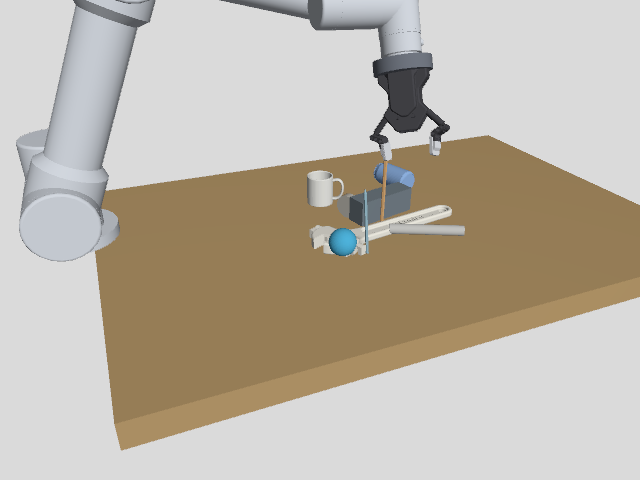
#> input picture examples/wrench_occlusion_scene/images/global_failure.png, 640 x 480 px
$ python -i run_server_inference.py   (imports and definitions only)
#> lines starting #> are read from the running program, lines starting #| are printed output that depends on the picture
#> further down, picture is the input picture: shape (480, 640, 3); mean B, G, R 167.4, 180.1, 188.1
#!/usr/bin/env python
from __future__ import annotations

import argparse
import json
import os
import subprocess
import sys
import tempfile
from pathlib import Path
from typing import Any, TextIO

import cv2
import numpy as np

from sim_pipeline.completion_inference.geometric_fallback import complete_by_bbox_symmetry
from sim_pipeline.evaluation.simple_eval import summarize_grasp_set
from sim_pipeline.grasp_generation.geometric_parallel_jaw import GraspCandidate
from sim_pipeline.grasp_generation.geometric_parallel_jaw import generate_topdown_grasps
from sim_pipeline.grasp_scoring.simple_collision import score_grasps


REQUIRED_FILES = (
    "request.json",
    "rgb.png",
    "depth_uint16.png",
    "intrinsics.json",
    "tf_base_camera.json",
)


class Intrinsics:
    # [238 lines left out: functions __init__, _load_request, _load_intrinsics, _rejected_result, _write_ply, _write_pfm and 5 more, not called in this run]


def _latest_checkpoint(project_root: Path, pattern: str) -> Path | None:
    candidates = sorted(project_root.glob(pattern), key=lambda path: path.stat().st_mtime, reverse=True)
    return candidates[0] if candidates else None


# [165 lines left out: functions _resolve_seedformer_checkpoint, _resolve_dgcnn_checkpoint, _try_completion_affordance, _largest_component, _parse_detector_class, _parse_affordance_category and 1 more, not called in this run]


def _allow_nontarget_yoloworld_detection() -> bool:
    return os.environ.get("YOLOWORLD_ALLOW_NONTARGET", "").strip().lower() in {"1", "true", "yes", "on"}


# [87 lines left out: functions _target_prompt_variants, _box_area_ratio, _select_yolo_box, _run_yoloworld_group, _candidate_debug_rows, not called in this run]


def _enhance_for_yoloworld(rgb_bgr: np.ndarray) -> np.ndarray:
    lab = cv2.cvtColor(rgb_bgr, cv2.COLOR_BGR2LAB)
#> lab: shape (480, 640, 3); mean of channels 0, 1, 2 187.1, 129.3, 136.1
    l_channel, a_channel, b_channel = cv2.split(lab)
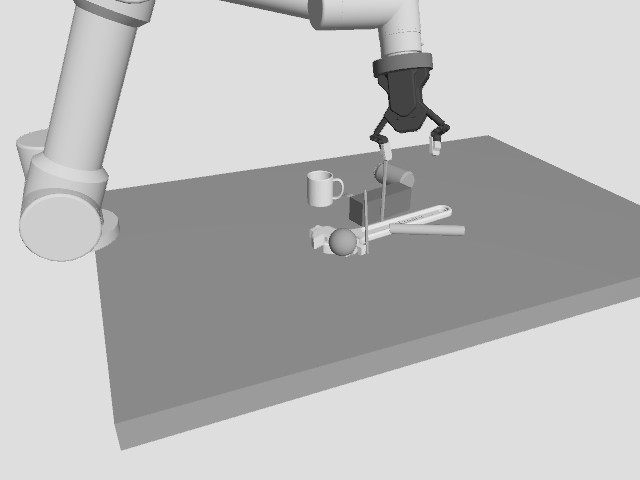
#> l_channel: shape (480, 640); min 21, max 233, mean 187.1
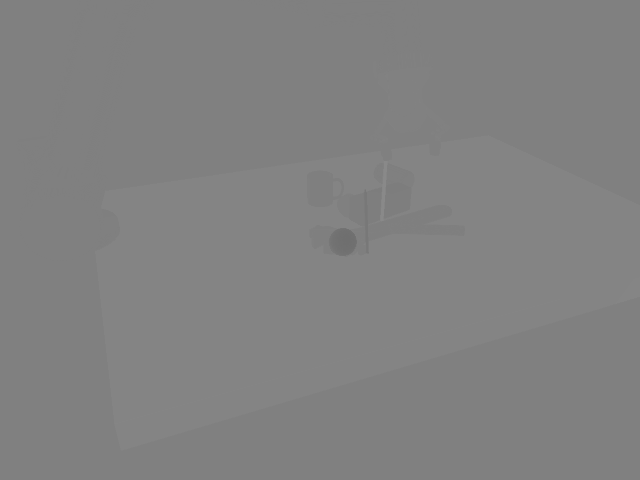
#> a_channel: shape (480, 640); min 111, max 137, mean 129.3
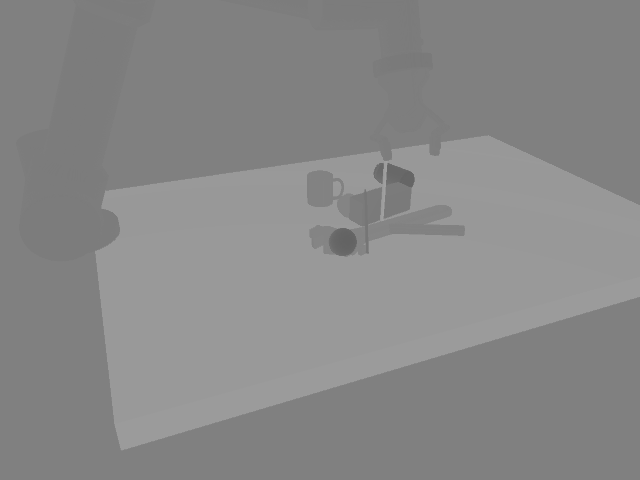
#> b_channel: shape (480, 640); min 99, max 160, mean 136.1
    clahe = cv2.createCLAHE(clipLimit=2.0, tileGridSize=(8, 8))
    enhanced_l = clahe.apply(l_channel)
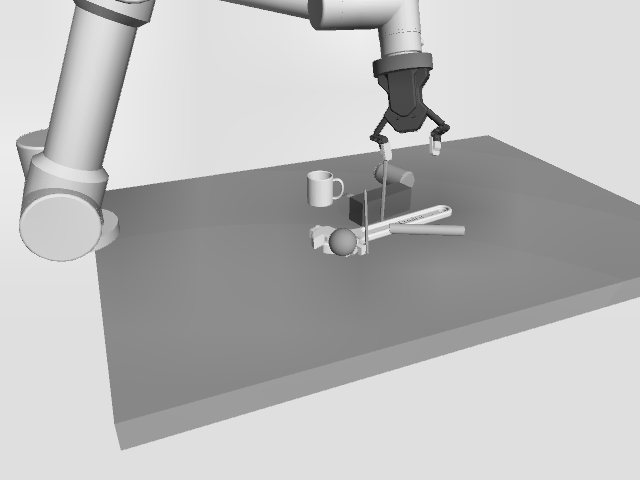
#> enhanced_l: shape (480, 640); min 18, max 240, mean 186.9
    enhanced = cv2.merge((enhanced_l, a_channel, b_channel))
#> enhanced: shape (480, 640, 3); mean of channels 0, 1, 2 186.9, 129.3, 136.1
    enhanced_bgr = cv2.cvtColor(enhanced, cv2.COLOR_LAB2BGR)
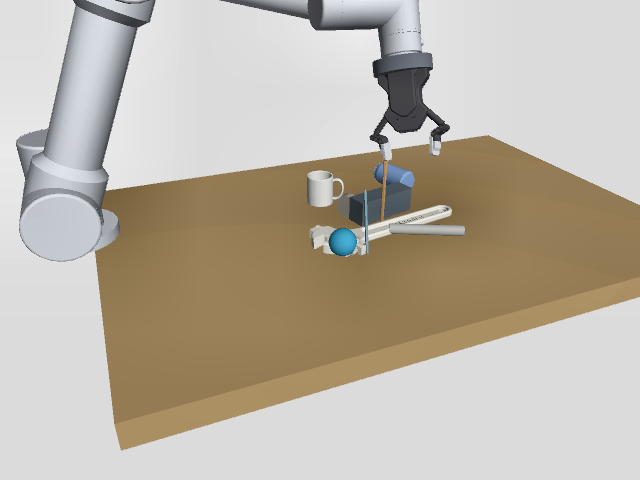
#> enhanced_bgr: shape (480, 640, 3); mean B, G, R 167.3, 180.1, 188
    blurred = cv2.GaussianBlur(enhanced_bgr, (0, 0), 1.0)
    return cv2.addWeighted(enhanced_bgr, 1.25, blurred, -0.25, 0)


# [782 lines left out: functions _parse_crop_box, _prepare_yoloworld_views, _map_boxes_to_original, _sam_prompt_points, _try_yoloworld_sam_mask, _segment_object_from_rgbd and 11 more, not called in this run]


# [2 lines not run here, left out]

>>> import cv2
>>> picture = cv2.imread('../examples/wrench_occlusion_scene/images/global_failure.png')
>>> result = _enhance_for_yoloworld(picture)

$ run again, on examples/wrench_occlusion_scene/images/target_detection.png
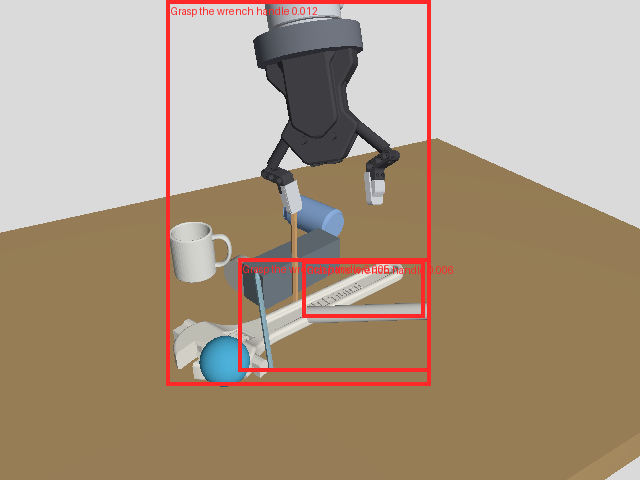
#> input picture examples/wrench_occlusion_scene/images/target_detection.png, 640 x 480 px
#> picture is the input picture: shape (480, 640, 3); mean B, G, R 133.6, 153.6, 172.4
#> lab: shape (480, 640, 3); mean of channels 0, 1, 2 164.8, 132.3, 142.3
#> in _enhance_for_yoloworld, `l_channel, a_channel, b_channel = cv2.split(lab)`:
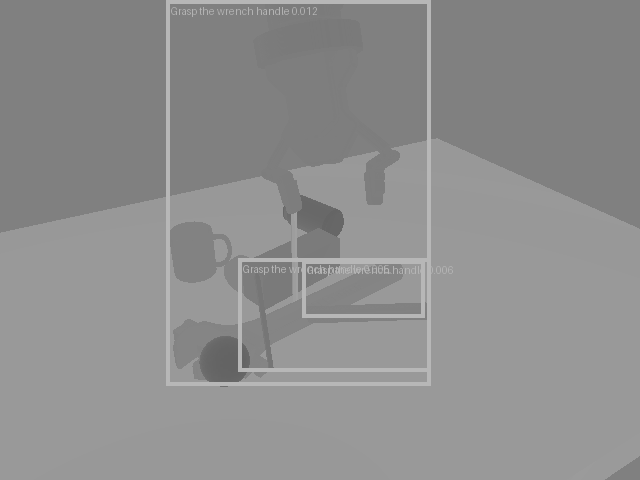
#> b_channel: shape (480, 640); min 99, max 183, mean 142.3
#> enhanced: shape (480, 640, 3); mean of channels 0, 1, 2 165.3, 132.3, 142.3
#> in _enhance_for_yoloworld, `blurred = cv2.GaussianBlur(enhanced_bgr, (0, 0), 1.0)`:
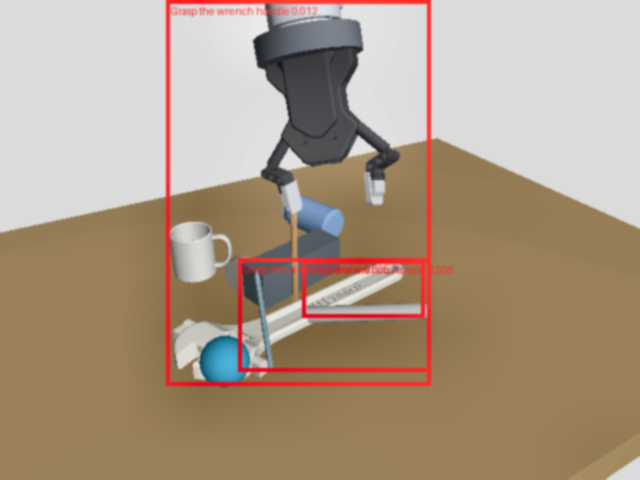
#> blurred: shape (480, 640, 3); mean B, G, R 133.8, 154, 172.6

$ run again, on examples/wrench_occlusion_scene/images/wrist_rgb.png
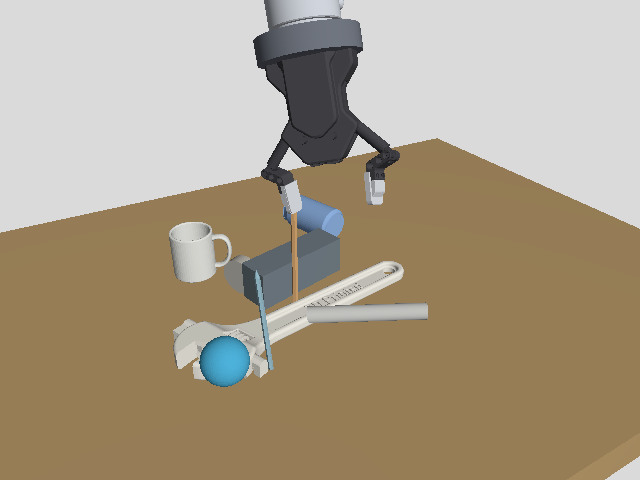
#> input picture examples/wrench_occlusion_scene/images/wrist_rgb.png, 640 x 480 px
#> picture is the input picture: shape (480, 640, 3); mean B, G, R 136.6, 157.1, 169.7
#> lab: shape (480, 640, 3); mean of channels 0, 1, 2 165.6, 130, 141
#> in _enhance_for_yoloworld, `l_channel, a_channel, b_channel = cv2.split(lab)`:
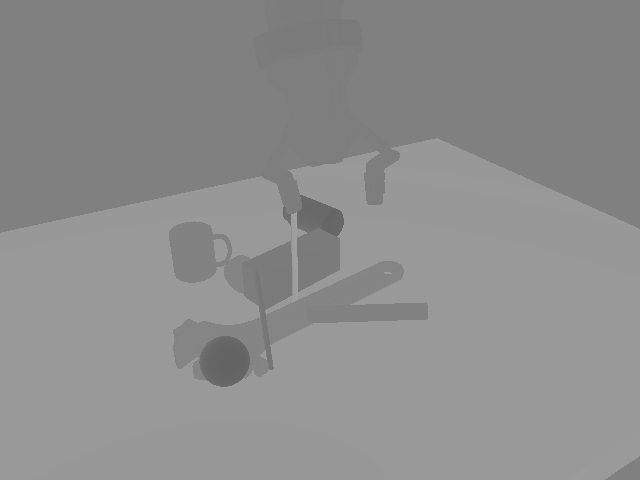
#> b_channel: shape (480, 640); min 99, max 160, mean 141
#> enhanced: shape (480, 640, 3); mean of channels 0, 1, 2 165.9, 130, 141
#> in _enhance_for_yoloworld, `blurred = cv2.GaussianBlur(enhanced_bgr, (0, 0), 1.0)`:
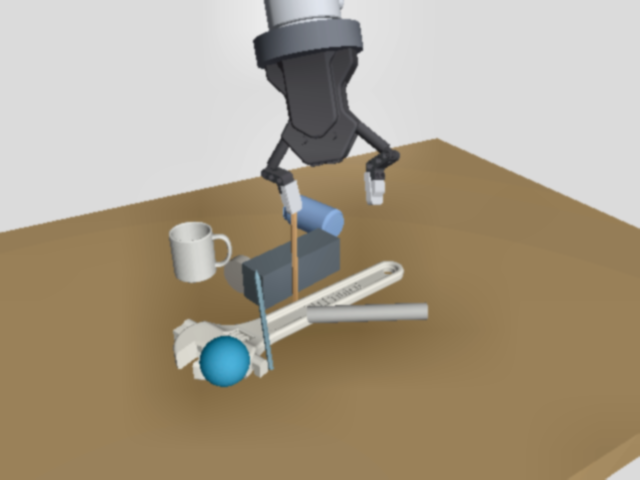
#> blurred: shape (480, 640, 3); mean B, G, R 136.7, 157.5, 169.9
